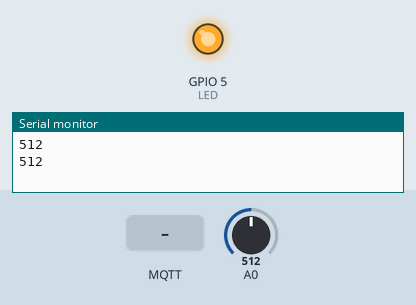
This sketch was run on a simulated ESP8266 (NodeMCU). On the bench: output pins drawn as LEDs (lit = HIGH), the last lines printed to the serial monitor. The inputs (shaded band) are chosen by the test bench; at power-on: A0 = 512. WiFi joins after 1.5 s; servers stay silent unless stated; no MQTT or app messages arrive unless stated.

Above: at 2.7 s.
2.8 s: MQTT message "off" arrives on the first subscribed topic
At 3.4 s:
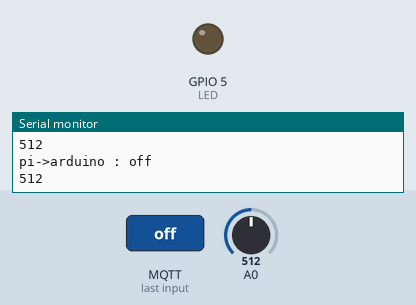
4.3 s: MQTT message "on" arrives on the first subscribed topic
At 4.6 s:
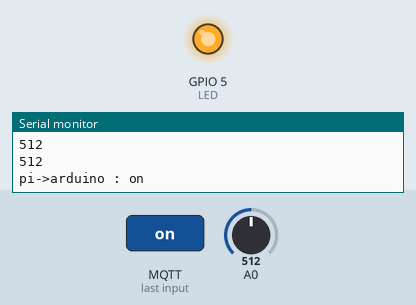
Timing chart, 0 to 7.3 s (numbered marks = the images above; inputs shaded):
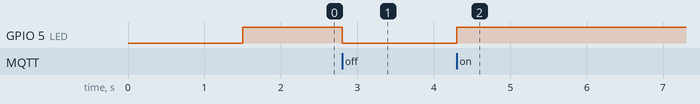

Measured:
- after the input at 2.8 s, GPIO 5 (LED): HIGH → LOW at once
- after the input at 4.3 s, GPIO 5 (LED): LOW → HIGH at once

The sketch:

arduino.ino
```cpp
#include <ESP8266WiFi.h>
#include <PubSubClient.h>

// WiFi/MQTT parameters
#define WLAN_SSID       "NETGEAR17"
#define WLAN_PASS       "largefire005"
#define BROKER_IP       "192.168.0.34"

//pins

int lightstate;

WiFiClient client;
PubSubClient mqttclient(client);

#define SENSOR A0
#define LED 5
void callback (char* topic, byte* payload, unsigned int length){
  payload[length] = '\0';
  if(strcmp((char *)payload, "on") == 0){
    Serial.println("pi->arduino : on");
    digitalWrite(LED, HIGH);
  }

  else if(strcmp((char *)payload, "off") == 0){
    Serial.println("pi->arduino : off");
    digitalWrite(LED, LOW);
  }
}


void setup() {
  Serial.begin(115200);

  // connect to wifi
  WiFi.mode(WIFI_STA);
  WiFi.begin(WLAN_SSID, WLAN_PASS);
  while (WiFi.status() != WL_CONNECTED) {
    delay(500);
    Serial.print(F("."));
  }

  Serial.println(F("WiFi connected"));
  Serial.println(F("IP address: "));
  Serial.println(WiFi.localIP());

  // connect to mqtt server
  mqttclient.setServer(BROKER_IP, 1883);
  mqttclient.setCallback(callback);

  pinMode(LED, OUTPUT);
  digitalWrite(LED, HIGH);


}

void loop() {
  if (!mqttclient.connected()) {
    connect();
  }
  mqttclient.loop();

    //vars to keep track of time
  static const unsigned long REFRESH_INTERVAL = 1000; // ms
  static unsigned long lastRefreshTime = 0;


  //if time between now and last update is more than time interval
  if(millis() - lastRefreshTime >= REFRESH_INTERVAL)
  {
    lastRefreshTime += REFRESH_INTERVAL;
    lightstate = analogRead(A0);
    mqttclient.publish("/light", String(lightstate).c_str(), false);
    Serial.println(analogRead(A0));
  }
}


void connect() {
  while (WiFi.status() != WL_CONNECTED) {
    Serial.println(F("Wifi issue"));
    delay(3000);
  }
  Serial.print(F("Connecting to MQTT server... "));
  while(!mqttclient.connected()) {
    if (mqttclient.connect(WiFi.macAddress().c_str())) {
      Serial.println(F("MQTT server Connected!"));

       mqttclient.subscribe("/arduino");

    } else {
      Serial.print(F("MQTT server connection failed! rc="));
      Serial.print(mqttclient.state());
      Serial.println("try again in 10 seconds");
      // Wait 5 seconds before retrying
      delay(20000);
    }
  }
}
```
